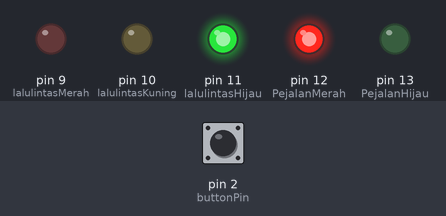
The sketch below on a simulated Arduino Uno, built with avr-gcc and run on an emulated ATmega328P. On the bench: output pins drawn as LEDs (lit = HIGH). The test bench sets the inputs (shaded band); at power-on: pin 2 (buttonPin) HIGH.

Above: at 1.2 s.
1.3 s: pin 2 (buttonPin) pulled LOW for 0.15 s
At 3.3 s:
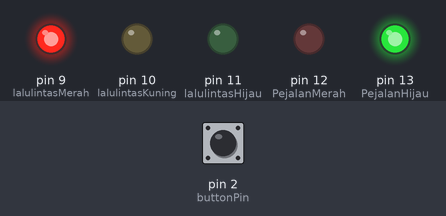
At 8.1 s:
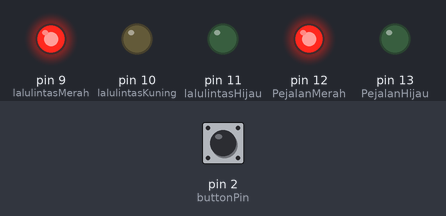
10.4 s: pin 2 (buttonPin) pulled LOW for 1 s
At 18.3 s:
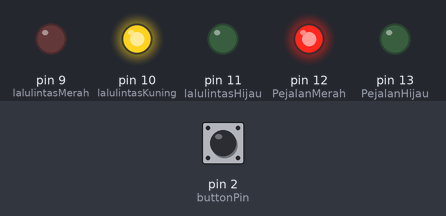
Timing chart, 0 to 20.4 s (numbered marks = the images above; inputs shaded):
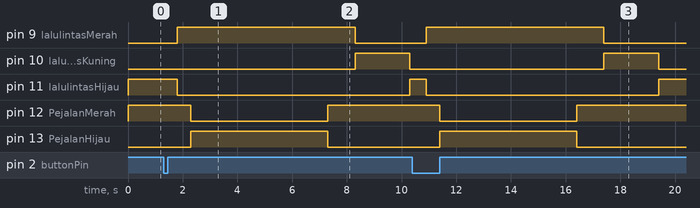

The sketch:

pedestrian_traffic_light_v11.ino
```cpp
const int lalulintasHijau = 11;
const int lalulintasKuning = 10;
const int lalulintasMerah = 9;
const int PejalanHijau = 13;
const int PejalanMerah = 12;
const int buttonPin = 2;

// Variable flag untuk interrupt
volatile bool crossRequest = false;

void setup() {
  pinMode(lalulintasHijau, OUTPUT);
  pinMode(lalulintasKuning, OUTPUT);
  pinMode(lalulintasMerah, OUTPUT);
  pinMode (PejalanHijau, OUTPUT);
  pinMode(PejalanMerah, OUTPUT);
  pinMode(buttonPin, INPUT_PULLUP);

  // menggunakan Interrupt 0 pada Pin 2
  // trigger saat tombol ditekan
  attachInterrupt(digitalPinToInterrupt(buttonPin), pejalanWait, FALLING);

  //kondisi Awal
  setInitialState();
}

void loop() {
  if (crossRequest) {
    delay(500); //jeda tombol ditekan
    ubahTraffic();
    crossRequest = false; // Reset permintaan
  }
}

//fungsi yang dijalankan saat interrupt aktif
void pejalanWait() {
  crossRequest = true;
}

void setInitialState() {
  digitalWrite(lalulintasHijau, HIGH);
  digitalWrite(lalulintasKuning, LOW);
  digitalWrite(lalulintasMerah, LOW);
  digitalWrite(PejalanHijau, LOW);
  digitalWrite(PejalanMerah, HIGH);
}

void ubahTraffic() {
  //saat button ditekan, kendaraan merah, pedestrian hijau
  digitalWrite(lalulintasHijau, LOW);
  digitalWrite(lalulintasMerah, HIGH);
  delay(500); //jeda
  digitalWrite(PejalanMerah, LOW);
  digitalWrite(PejalanHijau, HIGH);

  //menentukan waktu menyeberang
  delay(5000);

  //setelah waktu tertentu, pedestrian kembali Merah
  digitalWrite(PejalanHijau, LOW);
  digitalWrite(PejalanMerah, HIGH);
  delay(1000);

  //kendaraan masuk fase Kuning (transisi)
  digitalWrite(lalulintasMerah, LOW);
  digitalWrite(lalulintasKuning, HIGH);
  delay(2000);

  //kembali ke kondisi awal
  setInitialState();
}
```

Measured:
- after the input at 1.3 s, pin 9 (lalulintasMerah): LOW → HIGH after 0.50 s, → LOW 6.5 s later; pin 10 (lalulintasKuning): LOW → HIGH after 7.0 s, → LOW 2.0 s later
- after the input at 10.4 s, pin 9 (lalulintasMerah): LOW → HIGH after 0.50 s, → LOW 6.5 s later; pin 10 (lalulintasKuning): LOW → HIGH after 7.0 s, → LOW 2.0 s later
